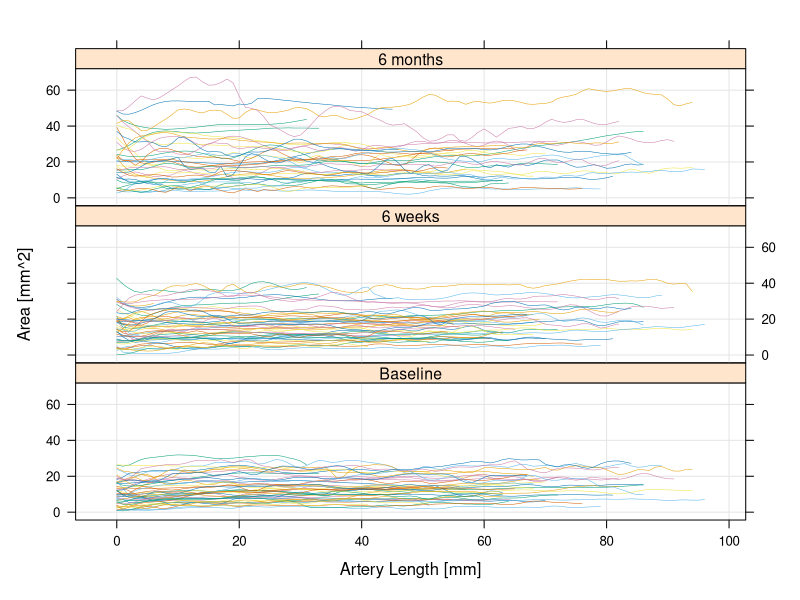
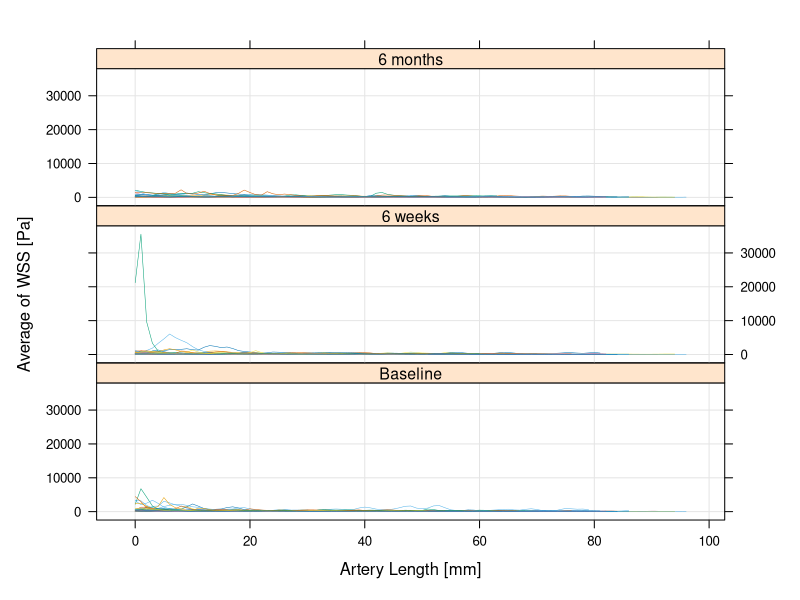
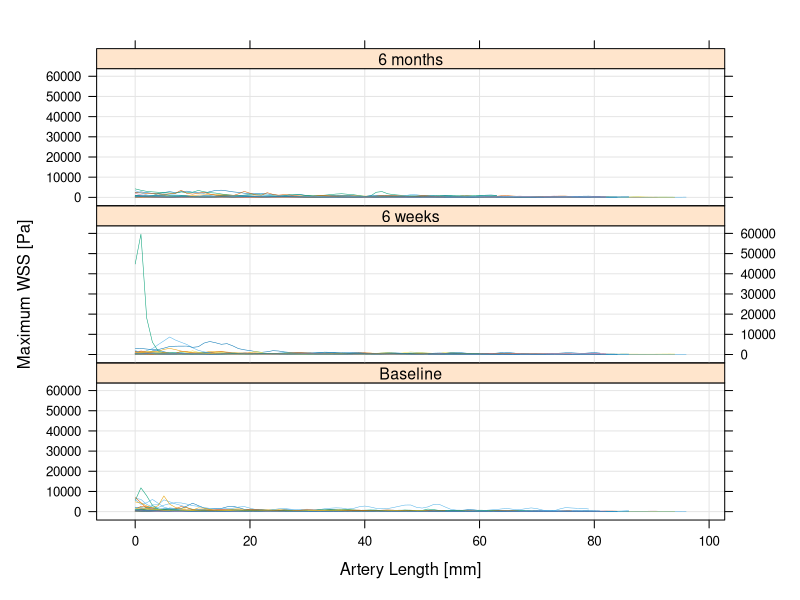
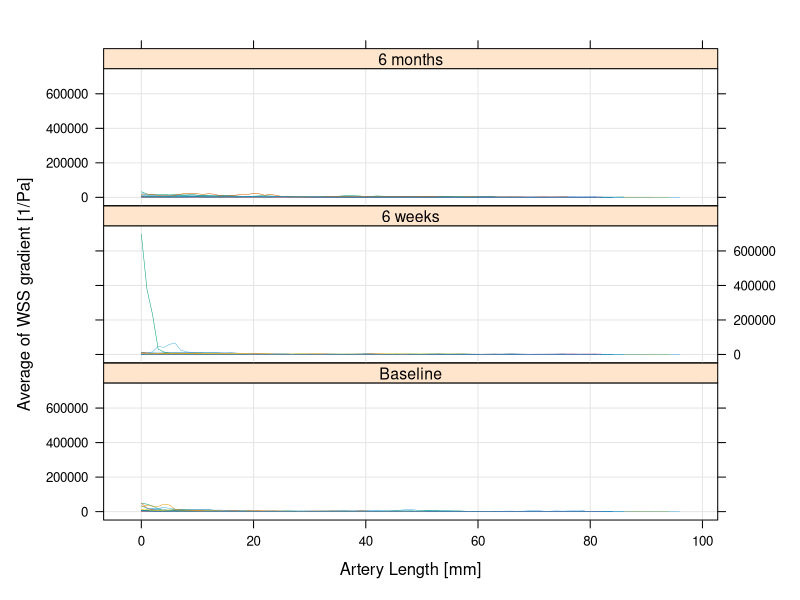
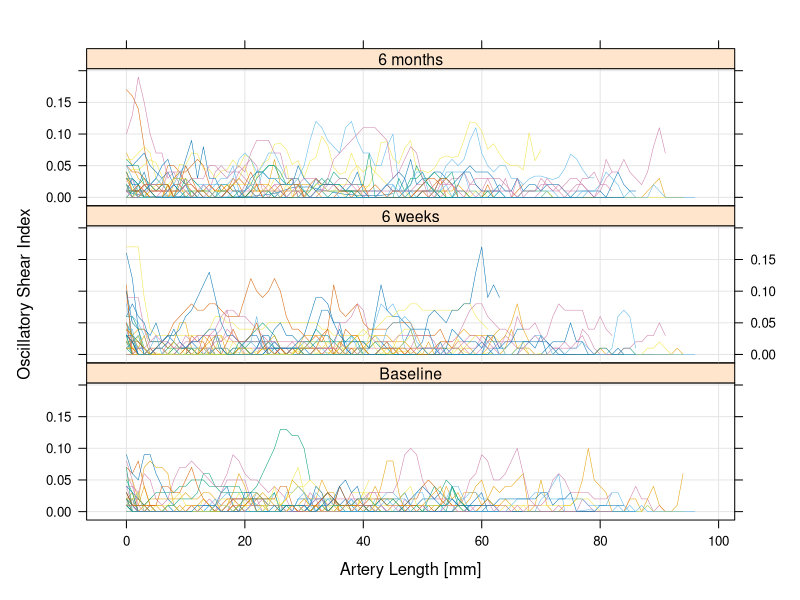

Generate these figures, in order, with R:
# Read the hemodynamic data set
Hemodynamics <- read.csv(file="Hemodynamics_Fistula-Artery.csv", head=TRUE, sep=",")
str(Hemodynamics)

## Load
library(lattice)
par(cex = .6)
options(scipen=999)  # turn-off scientific notation like 1e+48

#--Define plot titles:
lab.Scan.1 <- "Baseline"
lab.Scan.2 <- "6 weeks"
lab.Scan.3 <- "6 months"

#--Custom strip function:
my.strip <- function(which.given, which.panel, ...) {
  strip.labels <- c(lab.Scan.1, lab.Scan.2, lab.Scan.3)
  panel.rect(0, 0, 1, 1, col="#ffe5cc", border=1)
  panel.text(x=0.5, y=0.5, adj=c(0.5, 0.55), cex=0.95,
             lab=strip.labels[which.panel[which.given]])}

#Create and save plots
pdf(file="AllPatients_artery_Area.pdf")
xyplot(area ~ d.mm | Scan, data = Hemodynamics, groups = Patient, type = "l", lwd=0.5, grid = TRUE,
       strip=my.strip, layout=c(1, 3, 1), xlab="Artery Length [mm]", ylab="Area [mm^2]")
dev.off()

pdf(file="AllPatients_artery_WSSave.pdf")
xyplot(WSSave ~ d.mm | Scan, data = Hemodynamics, groups = Patient, type = "l", lwd=0.5, grid = TRUE, 
       strip=my.strip, layout=c(1, 3, 1), xlab="Artery Length [mm]", ylab="Average of WSS [Pa]")
dev.off()

pdf(file="AllPatients_artery_WSSmax.pdf")
xyplot(WSSmax ~ d.mm | Scan, data = Hemodynamics, groups = Patient, type = "l", lwd=0.5, grid = TRUE, 
       strip=my.strip, layout=c(1, 3, 1), xlab="Artery Length [mm]", ylab="Maximum WSS [Pa]")
dev.off()

pdf(file="AllPatients_artery_WSSGave.pdf")
xyplot(WSSGave ~ d.mm | Scan, data = Hemodynamics, groups = Patient, type = "l", lwd=0.5, grid = TRUE,
       strip=my.strip, layout=c(1, 3, 1), xlab="Artery Length [mm]", ylab="Average of WSS gradient [1/Pa]")
dev.off()

pdf(file="AllPatients_artery_OSI.pdf")
xyplot(OSI ~ d.mm | Scan, data = Hemodynamics, groups = Patient, type = "l", lwd=0.5, grid = TRUE, 
       strip=my.strip, layout=c(1, 3, 1), xlab="Artery Length [mm]", ylab="Oscillatory Shear Index")
dev.off()